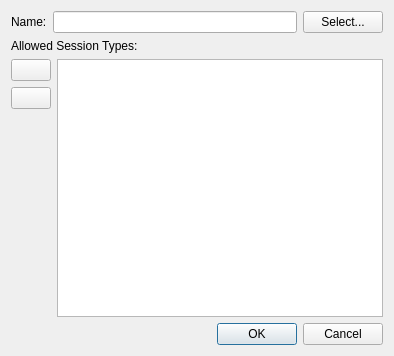
<?xml version="1.0" encoding="UTF-8"?>
<ui version="4.0">
 <class>LdapMappingDialog</class>
 <widget class="QDialog" name="LdapMappingDialog">
  <property name="geometry">
   <rect>
    <x>0</x>
    <y>0</y>
    <width>394</width>
    <height>356</height>
   </rect>
  </property>
  <property name="windowTitle">
   <string>Mapping Properties</string>
  </property>
  <layout class="QVBoxLayout" name="verticalLayout_4">
   <item>
    <layout class="QHBoxLayout" name="horizontalLayout">
     <item>
      <widget class="QLabel" name="label_name">
       <property name="text">
        <string>Name:</string>
       </property>
      </widget>
     </item>
     <item>
      <widget class="QLineEdit" name="edit_name"/>
     </item>
     <item>
      <widget class="QPushButton" name="button_select">
       <property name="text">
        <string>Select...</string>
       </property>
      </widget>
     </item>
    </layout>
   </item>
   <item>
    <widget class="QLabel" name="label_allowed_sessions">
     <property name="text">
      <string>Allowed Session Types:</string>
     </property>
    </widget>
   </item>
   <item>
    <layout class="QHBoxLayout" name="horizontalLayout_2">
     <item>
      <layout class="QVBoxLayout" name="verticalLayout_3">
       <item>
        <widget class="QPushButton" name="button_check_all">
         <property name="sizePolicy">
          <sizepolicy hsizetype="Fixed" vsizetype="Fixed">
           <horstretch>0</horstretch>
           <verstretch>0</verstretch>
          </sizepolicy>
         </property>
         <property name="toolTip">
          <string>Check all</string>
         </property>
         <property name="text">
          <string/>
         </property>
         <property name="icon">
          <iconset resource="../../common/resources/common.qrc">
           <normaloff>:/img/check-all.svg</normaloff>:/img/check-all.svg</iconset>
         </property>
         <property name="iconSize">
          <size>
           <width>24</width>
           <height>24</height>
          </size>
         </property>
        </widget>
       </item>
       <item>
        <widget class="QPushButton" name="button_check_none">
         <property name="sizePolicy">
          <sizepolicy hsizetype="Fixed" vsizetype="Fixed">
           <horstretch>0</horstretch>
           <verstretch>0</verstretch>
          </sizepolicy>
         </property>
         <property name="toolTip">
          <string>Uncheck all</string>
         </property>
         <property name="text">
          <string/>
         </property>
         <property name="icon">
          <iconset resource="../../common/resources/common.qrc">
           <normaloff>:/img/uncheck-all.svg</normaloff>:/img/uncheck-all.svg</iconset>
         </property>
         <property name="iconSize">
          <size>
           <width>24</width>
           <height>24</height>
          </size>
         </property>
        </widget>
       </item>
       <item>
        <spacer name="verticalSpacer">
         <property name="orientation">
          <enum>Qt::Orientation::Vertical</enum>
         </property>
         <property name="sizeHint" stdset="0">
          <size>
           <width>20</width>
           <height>40</height>
          </size>
         </property>
        </spacer>
       </item>
      </layout>
     </item>
     <item>
      <widget class="QTreeWidget" name="tree_sessions">
       <property name="iconSize">
        <size>
         <width>24</width>
         <height>24</height>
        </size>
       </property>
       <property name="indentation">
        <number>0</number>
       </property>
       <attribute name="headerVisible">
        <bool>false</bool>
       </attribute>
       <column>
        <property name="text">
         <string notr="true">1</string>
        </property>
       </column>
      </widget>
     </item>
    </layout>
   </item>
   <item>
    <widget class="DialogButtonBox" name="button_box">
     <property name="standardButtons">
      <set>QDialogButtonBox::StandardButton::Cancel|QDialogButtonBox::StandardButton::Ok</set>
     </property>
    </widget>
   </item>
  </layout>
 </widget>
 <customwidgets>
  <customwidget>
   <class>DialogButtonBox</class>
   <extends>QDialogButtonBox</extends>
   <header>common/desktop/dialog_button_box.h</header>
  </customwidget>
 </customwidgets>
 <resources>
  <include location="../../common/resources/common.qrc"/>
 </resources>
 <connections/>
</ui>
